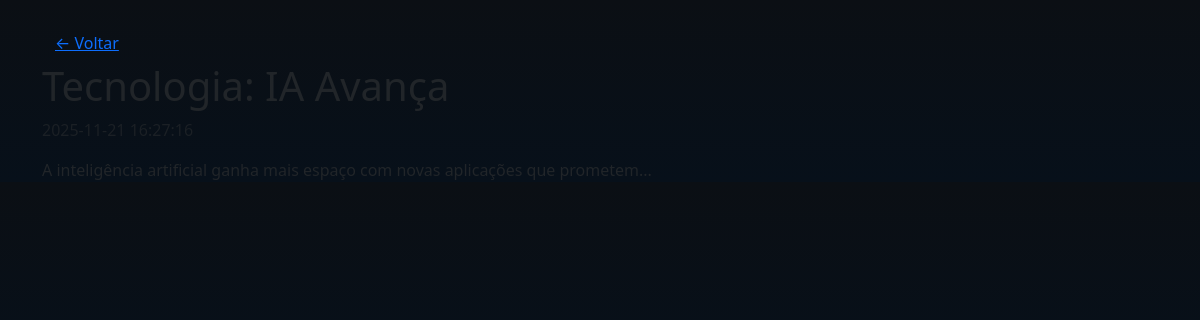
Screenshot of /view.php?id=3 with the database file from the repository.
### tables this page shows
CREATE TABLE news (
  id INTEGER PRIMARY KEY AUTOINCREMENT,
  title TEXT,
  summary TEXT,
  content TEXT,
  image TEXT,
  created_at DATETIME DEFAULT CURRENT_TIMESTAMP
);

### view.php (the view, shortened to what this page needs)
<?php
$pdo = getPDO();
$id = isset($_GET['id']) ? intval($_GET['id']) : 0;
$stmt = $pdo->prepare('SELECT * FROM news WHERE id = :id');
$stmt->execute([':id'=>$id]);
$row = $stmt->fetch(PDO::FETCH_ASSOC);
?>
<!doctype html>
<html>
<head>
  <link href="https://cdn.jsdelivr.net/npm/bootstrap@5.3.2/dist/css/bootstrap.min.css" rel="stylesheet">
  <link href="/assets/css/dark.css" rel="stylesheet">
<link href="https://cdn.jsdelivr.net/npm/bootstrap@5.3.2/dist/css/bootstrap.min.css" rel="stylesheet">
</head>
<body>
<div class="container mt-4">
  <a href="index.php" class="btn btn-link">&larr; Voltar</a>
  <h1><?php echo htmlspecialchars($row['title']); ?></h1>
  <p class="text-muted"><?php echo $row['created_at']; ?></p>
  <div><?php echo nl2br(htmlspecialchars($row['content'])); ?></div>
</div>
</body>
</html>

### assets/css/dark.css (style rules this page uses)
:root { --bg:#0b0f14; --card:#0f1720; --muted:#9aa4b2; --accent:#00d1ff; --glass: rgba(255,255,255,0.03); }
body { background: linear-gradient(180deg, var(--bg) 0%, #07101a 100%); color: #e6eef6; font-family: 'Inter', system-ui, -apple-system, 'Segoe UI', Roboto, 'Helvetica Neue', Arial; -webkit-font-smoothing:antialiased; -moz-osx-font-smoothing:grayscale; }
.text-muted { color: var(--muted) !important; }

### rows the page displays
news: title "Tecnologia: IA Avança", content "A inteligência artificial ganha mais espaço com novas aplicações que prometem..."
